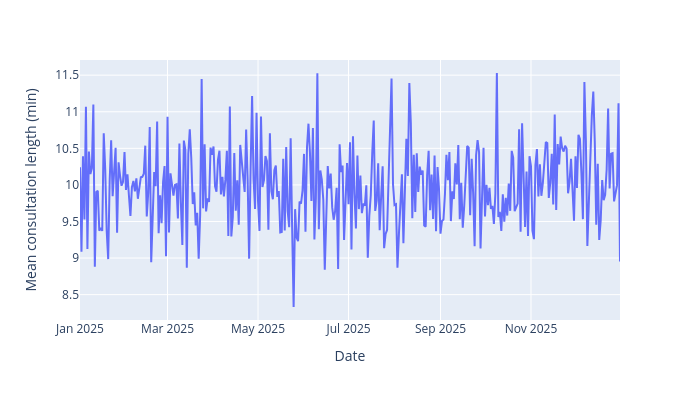

Notebook cell for this chart:
### Markdown cell above
Daily mean service time - no trends/seasonality/outliers.

### Code cell
# Calculate mean service length per day, dropping last day (incomplete)
daily_service = data.groupby("SERVICE_DATE")["service_mins"].mean()
daily_service = daily_service.iloc[:-1]

# Plot mean service length each day
inspect_time_series(
    time_series=daily_service,
    y_lab="Mean consultation length (min)",
    file="choose_dist_daily_servelength.png"
)

### Figure 1 — Plotly figure (JSON) as saved in the notebook; plotly's stock layout.template omitted (floating-point values rounded to 4 significant figures; data arrays with more than 128 entries replaced by an {"elided": "..."} marker saying what was removed)
{"data": [{"hovertemplate": "Date=%{x}<br>Mean consultation length (min)=%{y}<extra></extra>", "legendgroup": "", "line": {"color": "#636efa", "dash": "solid"}, "marker": {"symbol": "circle"}, "mode": "lines", "name": "", "orientation": "v", "showlegend": false, "type": "scatter", "x": {"elided": "365 str values"}, "xaxis": "x", "y": {"elided": "365 float values"}, "yaxis": "y"}], "layout": {"height": 400, "legend": {"tracegroupgap": 0}, "margin": {"t": 60}, "showlegend": false, "width": 700, "xaxis": {"anchor": "y", "domain": [0.0, 1.0], "title": {"text": "Date"}}, "yaxis": {"anchor": "x", "domain": [0.0, 1.0], "title": {"text": "Mean consultation length (min)"}}}}
